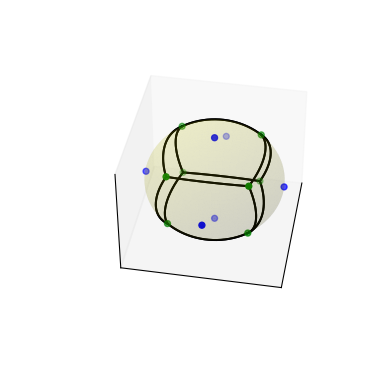

Write Python code to recreate this figure.
# Do some imports and take some points on a cube:

import matplotlib.pyplot as plt
from scipy.spatial import SphericalVoronoi, geometric_slerp
from mpl_toolkits.mplot3d import proj3d
# set input data
points = np.array([[0, 0, 1], [0, 0, -1], [1, 0, 0],
                   [0, 1, 0], [0, -1, 0], [-1, 0, 0], ])

# Calculate the spherical Voronoi diagram:

radius = 1
center = np.array([0, 0, 0])
sv = SphericalVoronoi(points, radius, center)

# Generate plot:

# sort vertices (optional, helpful for plotting)
sv.sort_vertices_of_regions()
t_vals = np.linspace(0, 1, 2000)
fig = plt.figure()
ax = fig.add_subplot(111, projection='3d')
# plot the unit sphere for reference (optional)
u = np.linspace(0, 2 * np.pi, 100)
v = np.linspace(0, np.pi, 100)
x = np.outer(np.cos(u), np.sin(v))
y = np.outer(np.sin(u), np.sin(v))
z = np.outer(np.ones(np.size(u)), np.cos(v))
ax.plot_surface(x, y, z, color='y', alpha=0.1)
# plot generator points
ax.scatter(points[:, 0], points[:, 1], points[:, 2], c='b')
# plot Voronoi vertices
ax.scatter(sv.vertices[:, 0], sv.vertices[:, 1], sv.vertices[:, 2],
                   c='g')
# indicate Voronoi regions (as Euclidean polygons)
for region in sv.regions:
   n = len(region)
   for i in range(n):
       start = sv.vertices[region][i]
       end = sv.vertices[region][(i + 1) % n]
       result = geometric_slerp(start, end, t_vals)
       ax.plot(result[..., 0],
               result[..., 1],
               result[..., 2],
               c='k')
ax.azim = 10
ax.elev = 40
_ = ax.set_xticks([])
_ = ax.set_yticks([])
_ = ax.set_zticks([])
fig.set_size_inches(4, 4)
plt.show()
